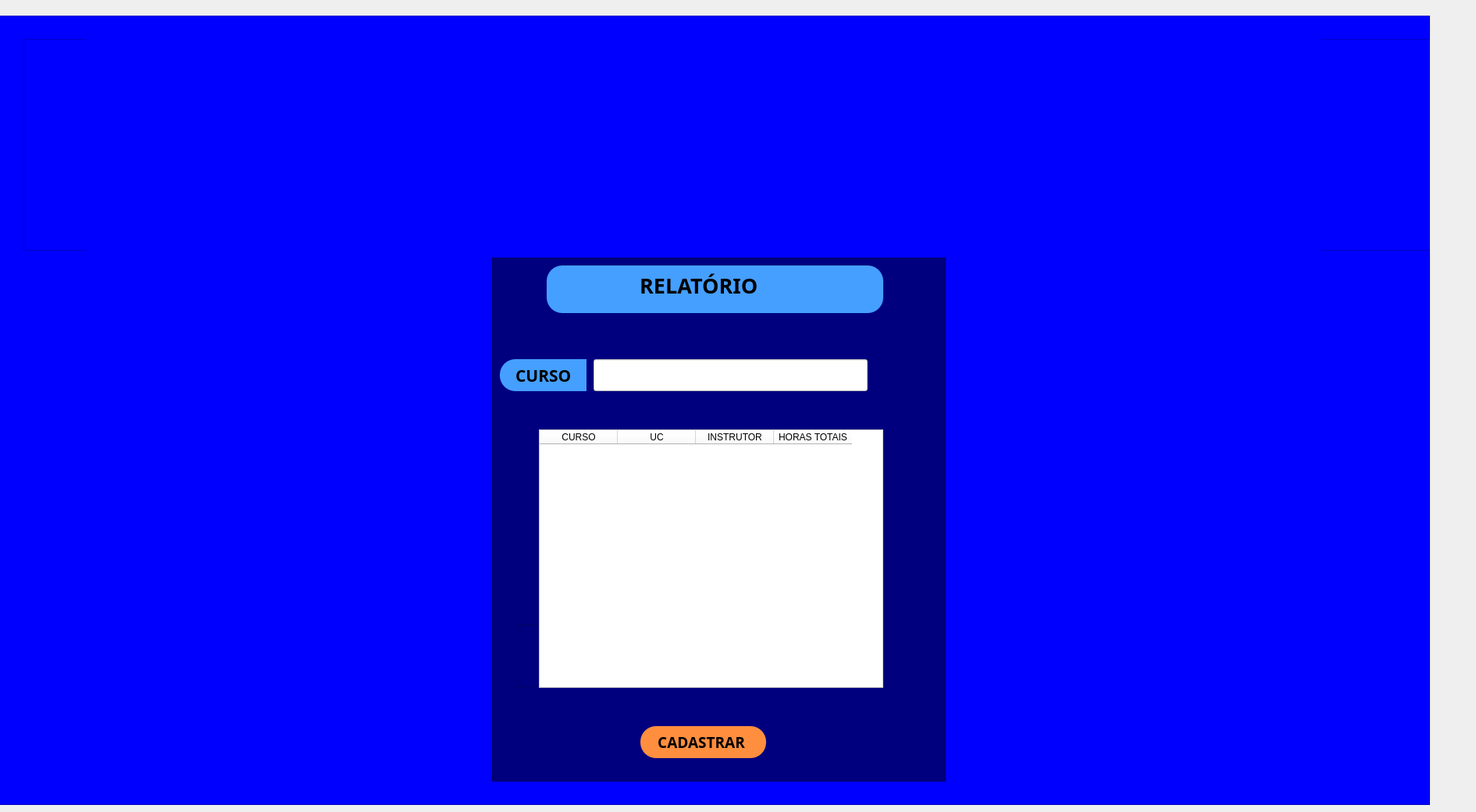
    <widget class="QWidget" name="tab_3">
     <attribute name="title">
      <string>Page</string>
     </attribute>
     <widget class="QFrame" name="frame_29">
      <property name="geometry">
       <rect>
        <x>-50</x>
        <y>20</y>
        <width>1881</width>
        <height>1011</height>
       </rect>
      </property>
      <property name="styleSheet">
       <string notr="true">background-color: rgb(0, 0, 0);
background-color: rgb(0, 0, 255);</string>
      </property>
      <property name="frameShape">
       <enum>QFrame::StyledPanel</enum>
      </property>
      <property name="frameShadow">
       <enum>QFrame::Raised</enum>
      </property>
      <widget class="QLabel" name="label_25">
       <property name="geometry">
        <rect>
         <x>100</x>
         <y>50</y>
         <width>1081</width>
         <height>221</height>
        </rect>
       </property>
       <property name="text">
        <string/>
       </property>
       <property name="pixmap">
        <pixmap>../Icon, itens e etc/banner_senac_v2.png</pixmap>
       </property>
      </widget>
      <widget class="QFrame" name="frame_32">
       <property name="geometry">
        <rect>
         <x>680</x>
         <y>310</y>
         <width>581</width>
         <height>671</height>
        </rect>
       </property>
       <property name="styleSheet">
        <string notr="true">background-color: rgb(0, 0, 127);</string>
       </property>
       <property name="frameShape">
        <enum>QFrame::StyledPanel</enum>
       </property>
       <property name="frameShadow">
        <enum>QFrame::Raised</enum>
       </property>
       <widget class="QFrame" name="frame_33">
        <property name="geometry">
         <rect>
          <x>70</x>
          <y>10</y>
          <width>431</width>
          <height>61</height>
         </rect>
        </property>
        <property name="styleSheet">
         <string notr="true">background-color: rgb(69, 159, 255);
    border-radius: 20px;
</string>
        </property>
        <property name="frameShape">
         <enum>QFrame::StyledPanel</enum>
        </property>
        <property name="frameShadow">
         <enum>QFrame::Raised</enum>
        </property>
        <widget class="QLabel" name="label_26">
         <property name="geometry">
          <rect>
           <x>70</x>
           <y>0</y>
           <width>331</width>
           <height>51</height>
          </rect>
         </property>
         <property name="font">
          <font>
           <family>Arial Black</family>
           <pointsize>20</pointsize>
           <weight>75</weight>
           <bold>true</bold>
          </font>
         </property>
         <property name="text">
          <string>       RELATÓRIO</string>
         </property>
        </widget>
       </widget>
       <widget class="QFrame" name="frame_35">
        <property name="geometry">
         <rect>
          <x>30</x>
          <y>470</y>
          <width>120</width>
          <height>80</height>
         </rect>
        </property>
        <property name="frameShape">
         <enum>QFrame::StyledPanel</enum>
        </property>
        <property name="frameShadow">
         <enum>QFrame::Raised</enum>
        </property>
       </widget>
       <widget class="QPushButton" name="btn_carregar">
        <property name="geometry">
         <rect>
          <x>190</x>
          <y>600</y>
          <width>161</width>
          <height>41</height>
         </rect>
        </property>
        <property name="font">
         <font>
          <family>Arial Black</family>
          <pointsize>14</pointsize>
          <weight>75</weight>
          <bold>true</bold>
         </font>
        </property>
        <property name="styleSheet">
         <string notr="true">background-color: rgb(69, 159, 255);
background-color: rgb(255, 142, 62);
    border-radius: 20px;</string>
        </property>
        <property name="text">
         <string>CADASTRAR </string>
        </property>
       </widget>
       <widget class="QFrame" name="frame_34">
        <property name="geometry">
         <rect>
          <x>10</x>
          <y>130</y>
          <width>111</width>
          <height>41</height>
         </rect>
        </property>
        <property name="styleSheet">
         <string notr="true">background-color: rgb(69, 159, 255);
    border-radius: 20px;
</string>
        </property>
        <property name="frameShape">
         <enum>QFrame::StyledPanel</enum>
        </property>
        <property name="frameShadow">
         <enum>QFrame::Raised</enum>
        </property>
        <widget class="QLabel" name="label_27">
         <property name="geometry">
          <rect>
           <x>70</x>
           <y>0</y>
           <width>331</width>
           <height>51</height>
          </rect>
         </property>
         <property name="font">
          <font>
           <family>Arial Black</family>
           <pointsize>20</pointsize>
           <weight>75</weight>
           <bold>true</bold>
          </font>
         </property>
         <property name="text">
          <string>       RELATÓRIO</string>
         </property>
        </widget>
        <widget class="QLabel" name="label_28">
         <property name="geometry">
          <rect>
           <x>50</x>
           <y>20</y>
           <width>331</width>
           <height>51</height>
          </rect>
         </property>
         <property name="font">
          <font>
           <family>Arial Black</family>
           <pointsize>20</pointsize>
           <weight>75</weight>
           <bold>true</bold>
          </font>
         </property>
         <property name="text">
          <string>       RELATÓRIO</string>
         </property>
        </widget>
        <widget class="QLabel" name="label_29">
         <property name="geometry">
          <rect>
           <x>60</x>
           <y>20</y>
           <width>331</width>
           <height>51</height>
          </rect>
         </property>
         <property name="font">
          <font>
           <family>Arial Black</family>
           <pointsize>20</pointsize>
           <weight>75</weight>
           <bold>true</bold>
          </font>
         </property>
         <property name="text">
          <string>       RELATÓRIO</string>
         </property>
        </widget>
        <widget class="QLabel" name="label_30">
         <property name="geometry">
          <rect>
           <x>20</x>
           <y>0</y>
           <width>101</width>
           <height>41</height>
          </rect>
         </property>
         <property name="font">
          <font>
           <family>Arial Black</family>
           <pointsize>16</pointsize>
           <weight>75</weight>
           <bold>true</bold>
          </font>
         </property>
         <property name="text">
          <string>CURSO</string>
         </property>
        </widget>
       </widget>
       <widget class="QLineEdit" name="txt_curso_2">
        <property name="geometry">
         <rect>
          <x>130</x>
          <y>130</y>
          <width>351</width>
          <height>41</height>
         </rect>
        </property>
        <property name="styleSheet">
         <string notr="true">background-color: rgb(255, 255, 255);</string>
        </property>
       </widget>
       <widget class="QTableWidget" name="txt_tabela">
        <property name="geometry">
         <rect>
          <x>60</x>
          <y>220</y>
          <width>441</width>
          <height>331</height>
         </rect>
        </property>
        <property name="styleSheet">
         <string notr="true">background-color: rgb(255, 255, 255);</string>
        </property>
        <column>
         <property name="text">
          <string>CURSO</string>
         </property>
        </column>
        <column>
         <property name="text">
          <string>UC</string>
         </property>
        </column>
        <column>
         <property name="text">
          <string>INSTRUTOR</string>
         </property>
        </column>
        <column>
         <property name="text">
          <string>HORAS TOTAIS</string>
         </property>
        </column>
       </widget>
      </widget>
      <widget class="QFrame" name="frame_58">
       <property name="geometry">
        <rect>
         <x>80</x>
         <y>30</y>
         <width>1821</width>
         <height>271</height>
        </rect>
       </property>
       <property name="frameShape">
        <enum>QFrame::StyledPanel</enum>
       </property>
       <property name="frameShadow">
        <enum>QFrame::Raised</enum>
       </property>
       <widget class="QLabel" name="label_49">
        <property name="geometry">
         <rect>
          <x>80</x>
          <y>-70</y>
          <width>1581</width>
          <height>381</height>
         </rect>
        </property>
        <property name="text">
         <string/>
        </property>
        <property name="pixmap">
         <pixmap resource="image.png">:/banner_senac_v2.png</pixmap>
        </property>
       </widget>
      </widget>
     </widget>
    </widget>
